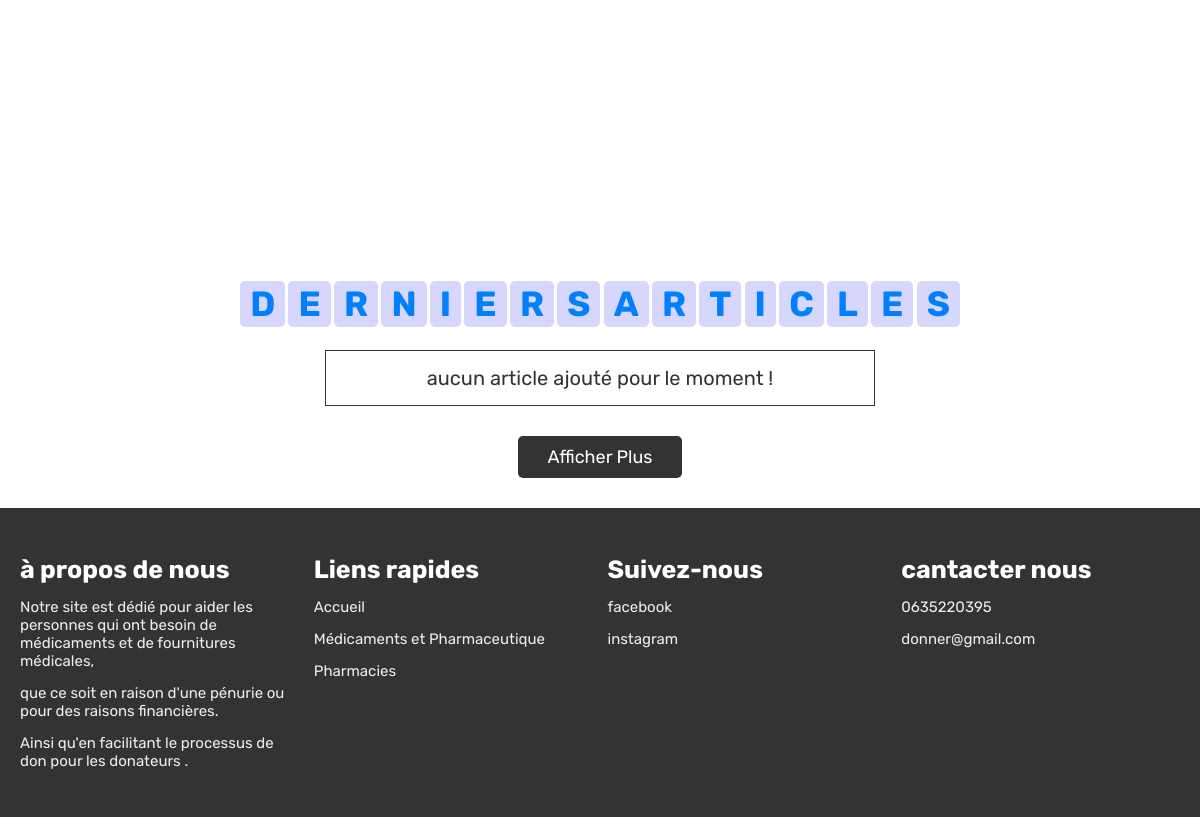
Page /home2.php (lower part) on the earlier database version.
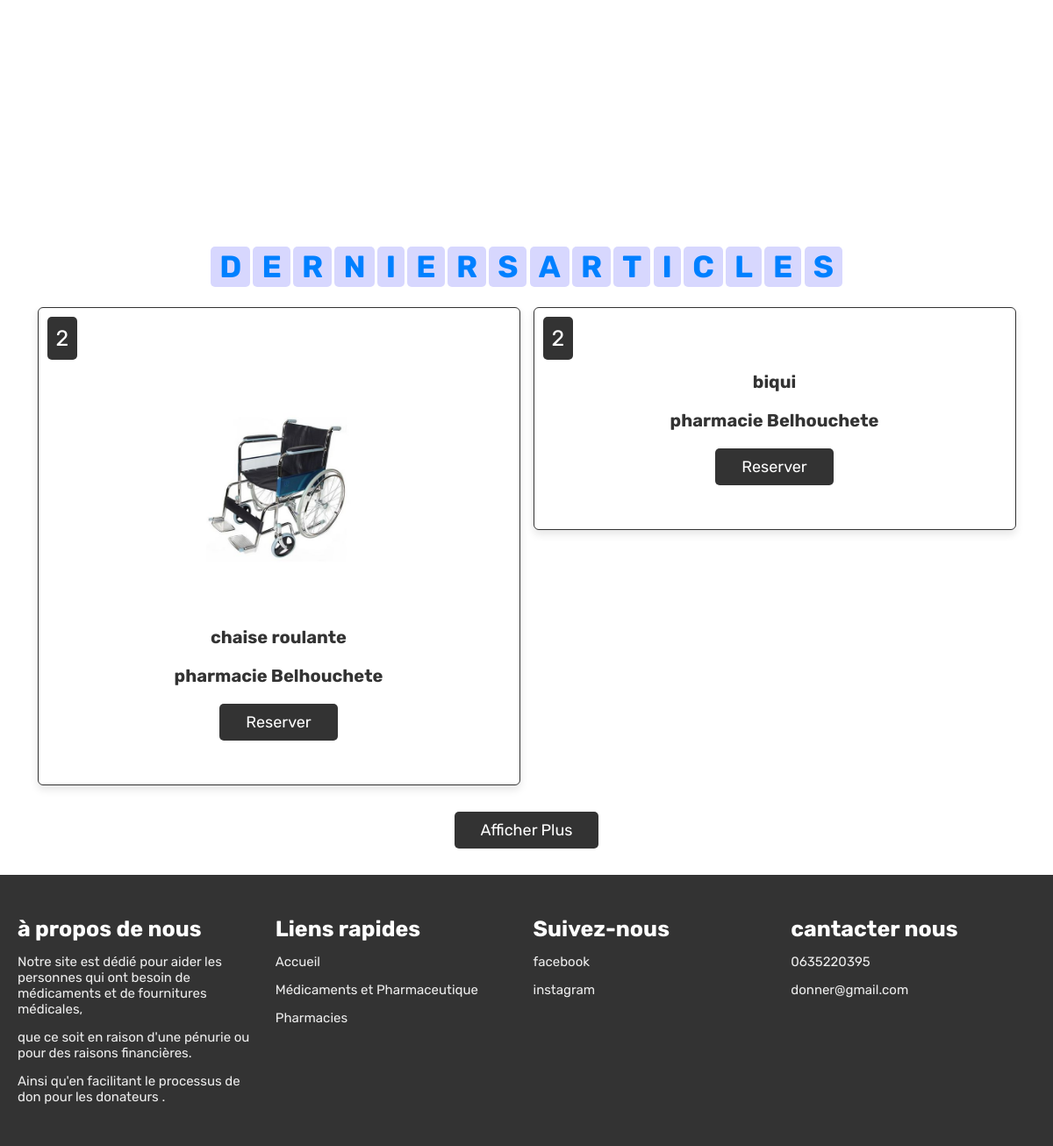
Same page on the later database version.
### tables this page shows
CREATE TABLE `articles` (
  `id_art` int(11) NOT NULL,
  `id_don` int(11) NOT NULL,
  `art_name` varchar(255) NOT NULL,
  `art_type` varchar(255) NOT NULL DEFAULT 'medicament',
  `numbre` varchar(255) NOT NULL,
  `imag` varchar(255) NOT NULL
);

CREATE TABLE `donneur` (
  `id` int(11) NOT NULL,
  `name` varchar(30) NOT NULL,
  `email` varchar(30) NOT NULL,
  `pass` varchar(255) NOT NULL,
  `image` varchar(100) NOT NULL,
  `adress` varchar(100) NOT NULL,
  `numero` int(10) NOT NULL,
  `unique_id` int(11) NOT NULL
);

### home2.php (the view, shortened to what this page needs)
<?php
include 'configg.php';
?>
<!DOCTYPE html>
<html lang="en">
<head>
   <link rel="stylesheet" href="https://cdnjs.cloudflare.com/ajax/libs/font-awesome/6.0.0/css/all.min.css">
   <link rel="stylesheet" href="css/style.css">
</head>
<body>
<section class="home" id="home">
    <div class="video-container">
        <video src="images/donner mieux que jeter.mp4" id="video-slider" loop autoplay muted></video>
    </div>
</section>
<section class="products">
   <h1 class="heading">
        <span>D</span>
        <span>E</span>
        <span>R</span>
        <span>N</span>
        <span>I</span>
        <span>E</span>
        <span>R</span>
        <span>S</span>
        <span>A</span>
        <span>R</span>
        <span>T</span>
        <span>I</span>
        <span>C</span>
        <span>L</span>
        <span>E</span>
        <span>S</span>
    </h1>
   <div class="box-container">
      <?php
         $select_products = mysqli_query($conn, "SELECT * FROM `articles`, `donneur` where `id_don`=`id` LIMIT 6") or die('query failed');
         if(mysqli_num_rows($select_products) > 0){
            while($fetch_products = mysqli_fetch_assoc($select_products)){
      ?>
       <form action="" method="post" class="box">
      <img class="image" src="uploaded_img/<?php echo $fetch_products['imag']; ?>" alt="">
      <h6 class="name"><?php echo $fetch_products['art_name']; ?></h6>
      <div class="price"><?php echo $fetch_products['numbre']; ?></div>
      <h6 class="name"><?php echo $fetch_products['name']; ?></h6>
      <a href="visiteur_booking.php?id=<?php echo $fetch_products['id'] ?>" class="option-btn"> Reserver </a>
     </form>
      <?php
         }
      }else{
         echo '<p class="empty">aucun article ajouté pour le moment !</p>';
      }
      ?>
   </div>
   <div class="load-more" style="margin-top: 2rem; text-align:center">
      <a href="medicaments&pharmaceutiques.php" class="option-btn"> Afficher plus</a>
   </div>
</section>
<?php include 'footer.php'; ?>
</body>
</html>

Differences in the rows shown:
added articles: imag (picture), art_name "chaise roulante", numbre "2", id_don.name "pharmacie Belhouchete"
added articles: art_name "biqui", numbre "2", id_don.name "pharmacie Belhouchete"
Other differences:
text no longer shown: "aucun article ajouté pour le moment !"
